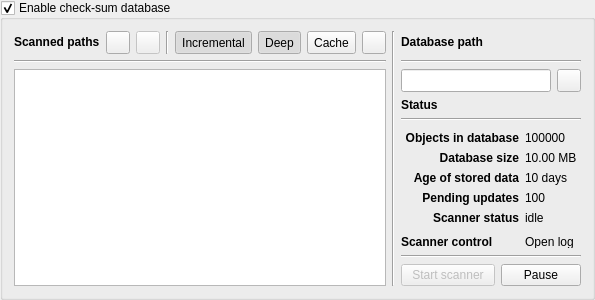
            <widget class="QGroupBox" name="groupBoxCheckSumDatabase">
             <property name="sizePolicy">
              <sizepolicy hsizetype="MinimumExpanding" vsizetype="MinimumExpanding">
               <horstretch>0</horstretch>
               <verstretch>0</verstretch>
              </sizepolicy>
             </property>
             <property name="title">
              <string>Enable check-sum database</string>
             </property>
             <property name="checkable">
              <bool>true</bool>
             </property>
             <layout class="QGridLayout" name="gridLayout_4">
              <item row="0" column="0">
               <layout class="QGridLayout" name="gridLayoutCheckSumDatabase" columnstretch="2,0,0,0,1,0">
                <item row="0" column="3" rowspan="10">
                 <widget class="Line" name="line_18">
                  <property name="orientation">
                   <enum>Qt::Vertical</enum>
                  </property>
                 </widget>
                </item>
                <item row="9" column="4" colspan="2">
                 <layout class="QHBoxLayout" name="horizontalLayout_8">
                  <item>
                   <widget class="QPushButton" name="pushButtonCheckSumDbScan">
                    <property name="enabled">
                     <bool>false</bool>
                    </property>
                    <property name="sizePolicy">
                     <sizepolicy hsizetype="MinimumExpanding" vsizetype="Fixed">
                      <horstretch>0</horstretch>
                      <verstretch>0</verstretch>
                     </sizepolicy>
                    </property>
                    <property name="toolTip">
                     <string>Start / stop scanner</string>
                    </property>
                    <property name="text">
                     <string>Start scanner</string>
                    </property>
                    <property name="icon">
                     <iconset resource="qmc2.qrc">
                      <normaloff>:/data/img/refresh.png</normaloff>:/data/img/refresh.png</iconset>
                    </property>
                    <property name="autoDefault">
                     <bool>false</bool>
                    </property>
                   </widget>
                  </item>
                  <item>
                   <widget class="QPushButton" name="pushButtonCheckSumDbPauseResumeScan">
                    <property name="toolTip">
                     <string>Pause / resume scanner</string>
                    </property>
                    <property name="text">
                     <string>Pause</string>
                    </property>
                    <property name="icon">
                     <iconset resource="qmc2.qrc">
                      <normaloff>:/data/img/time.png</normaloff>:/data/img/time.png</iconset>
                    </property>
                    <property name="autoDefault">
                     <bool>false</bool>
                    </property>
                   </widget>
                  </item>
                 </layout>
                </item>
                <item row="1" column="0" colspan="3">
                 <widget class="Line" name="line_16">
                  <property name="orientation">
                   <enum>Qt::Horizontal</enum>
                  </property>
                 </widget>
                </item>
                <item row="7" column="4">
                 <widget class="QLabel" name="labelCheckSumDbScannerControl">
                  <property name="text">
                   <string>&lt;html&gt;&lt;head/&gt;&lt;body&gt;&lt;p&gt;&lt;span style=&quot; font-weight:600;&quot;&gt;Scanner control&lt;/span&gt;&lt;/p&gt;&lt;/body&gt;&lt;/html&gt;</string>
                  </property>
                 </widget>
                </item>
                <item row="7" column="5">
                 <widget class="QToolButton" name="toolButtonCheckSumDbViewLog">
                  <property name="sizePolicy">
                   <sizepolicy hsizetype="Fixed" vsizetype="Ignored">
                    <horstretch>0</horstretch>
                    <verstretch>0</verstretch>
                   </sizepolicy>
                  </property>
                  <property name="toolTip">
                   <string>Open / close the scanner log window</string>
                  </property>
                  <property name="text">
                   <string>Open log</string>
                  </property>
                  <property name="toolButtonStyle">
                   <enum>Qt::ToolButtonTextOnly</enum>
                  </property>
                  <property name="autoRaise">
                   <bool>true</bool>
                  </property>
                 </widget>
                </item>
                <item row="8" column="4" colspan="2">
                 <widget class="Line" name="line_20">
                  <property name="orientation">
                   <enum>Qt::Horizontal</enum>
                  </property>
                 </widget>
                </item>
                <item row="6" column="4" colspan="2">
                 <widget class="QLabel" name="labelCheckSumDbStatusDisplay">
                  <property name="sizePolicy">
                   <sizepolicy hsizetype="Preferred" vsizetype="MinimumExpanding">
                    <horstretch>0</horstretch>
                    <verstretch>0</verstretch>
                   </sizepolicy>
                  </property>
                  <property name="toolTip">
                   <string>Database / scanner status</string>
                  </property>
                  <property name="text">
                   <string notr="true">&lt;center&gt;
&lt;table border=&quot;0&quot; cellpadding=&quot;2&quot; cellspacing=&quot;2&quot;&gt;
&lt;tr&gt;&lt;td valign=&quot;top&quot; align=&quot;right&quot;&gt;&lt;b&gt;Objects in database&lt;/b&gt;&lt;/td&gt;&lt;td valign=&quot;top&quot;&gt;100000&lt;/td&gt;&lt;/tr&gt;
&lt;tr&gt;&lt;td valign=&quot;top&quot; align=&quot;right&quot;&gt;&lt;b&gt;Database size&lt;/b&gt;&lt;/td&gt;&lt;td valign=&quot;top&quot;&gt;10.00 MB&lt;/td&gt;&lt;/tr&gt;
&lt;tr&gt;&lt;td valign=&quot;top&quot; align=&quot;right&quot;&gt;&lt;b&gt;Age of stored data&lt;/b&gt;&lt;/td&gt;&lt;td valign=&quot;top&quot;&gt;10 days&lt;/td&gt;&lt;/tr&gt;
&lt;tr&gt;&lt;td valign=&quot;top&quot; align=&quot;right&quot;&gt;&lt;b&gt;Pending updates&lt;/b&gt;&lt;/td&gt;&lt;td valign=&quot;top&quot;&gt;100&lt;/td&gt;&lt;/tr&gt;
&lt;tr&gt;&lt;td valign=&quot;top&quot; align=&quot;right&quot;&gt;&lt;b&gt;Scanner status&lt;/b&gt;&lt;/td&gt;&lt;td valign=&quot;top&quot;&gt;idle&lt;/td&gt;&lt;/tr&gt;
&lt;/table&gt;
&lt;/center&gt;</string>
                  </property>
                  <property name="alignment">
                   <set>Qt::AlignCenter</set>
                  </property>
                 </widget>
                </item>
                <item row="5" column="4" colspan="2">
                 <widget class="Line" name="line_19">
                  <property name="orientation">
                   <enum>Qt::Horizontal</enum>
                  </property>
                 </widget>
                </item>
                <item row="3" column="4" rowspan="2" colspan="2">
                 <widget class="QLabel" name="labelCheckSumDbStatus">
                  <property name="text">
                   <string>&lt;html&gt;&lt;head/&gt;&lt;body&gt;&lt;p&gt;&lt;span style=&quot; font-weight:600;&quot;&gt;Status&lt;/span&gt;&lt;/p&gt;&lt;/body&gt;&lt;/html&gt;</string>
                  </property>
                 </widget>
                </item>
                <item row="2" column="4" colspan="2">
                 <layout class="QHBoxLayout" name="horizontalLayout_3">
                  <item>
                   <widget class="QLineEdit" name="lineEditCheckSumDbDatabasePath">
                    <property name="sizePolicy">
                     <sizepolicy hsizetype="Expanding" vsizetype="Minimum">
                      <horstretch>0</horstretch>
                      <verstretch>0</verstretch>
                     </sizepolicy>
                    </property>
                    <property name="toolTip">
                     <string>Path to the check-sum database file</string>
                    </property>
                   </widget>
                  </item>
                  <item>
                   <widget class="QToolButton" name="toolButtonBrowseCheckSumDbDatabasePath">
                    <property name="sizePolicy">
                     <sizepolicy hsizetype="Fixed" vsizetype="Minimum">
                      <horstretch>0</horstretch>
                      <verstretch>0</verstretch>
                     </sizepolicy>
                    </property>
                    <property name="toolTip">
                     <string>Browse path to the check-sum database file</string>
                    </property>
                    <property name="icon">
                     <iconset resource="qmc2.qrc">
                      <normaloff>:/data/img/fileopen.png</normaloff>:/data/img/fileopen.png</iconset>
                    </property>
                   </widget>
                  </item>
                 </layout>
                </item>
                <item row="1" column="4" colspan="2">
                 <widget class="Line" name="line_17">
                  <property name="orientation">
                   <enum>Qt::Horizontal</enum>
                  </property>
                 </widget>
                </item>
                <item row="0" column="4" colspan="2">
                 <widget class="QLabel" name="labelCheckSumDbDatabasePath">
                  <property name="text">
                   <string>&lt;html&gt;&lt;head/&gt;&lt;body&gt;&lt;p&gt;&lt;span style=&quot; font-weight:600;&quot;&gt;Database path&lt;/span&gt;&lt;/p&gt;&lt;/body&gt;&lt;/html&gt;</string>
                  </property>
                 </widget>
                </item>
                <item row="0" column="0" colspan="3">
                 <layout class="QHBoxLayout" name="horizontalLayout">
                  <item>
                   <widget class="QLabel" name="labelCheckSumDbScannedPaths">
                    <property name="text">
                     <string>&lt;html&gt;&lt;head/&gt;&lt;body&gt;&lt;p&gt;&lt;span style=&quot; font-weight:600;&quot;&gt;Scanned paths&lt;/span&gt;&lt;/p&gt;&lt;/body&gt;&lt;/html&gt;</string>
                    </property>
                   </widget>
                  </item>
                  <item>
                   <spacer name="horizontalSpacer">
                    <property name="orientation">
                     <enum>Qt::Horizontal</enum>
                    </property>
                    <property name="sizeHint" stdset="0">
                     <size>
                      <width>0</width>
                      <height>20</height>
                     </size>
                    </property>
                   </spacer>
                  </item>
                  <item>
                   <widget class="QToolButton" name="toolButtonCheckSumDbAddPath">
                    <property name="toolTip">
                     <string>Add a path</string>
                    </property>
                    <property name="icon">
                     <iconset resource="qmc2.qrc">
                      <normaloff>:/data/img/plus.png</normaloff>:/data/img/plus.png</iconset>
                    </property>
                   </widget>
                  </item>
                  <item>
                   <widget class="QToolButton" name="toolButtonCheckSumDbRemovePath">
                    <property name="enabled">
                     <bool>false</bool>
                    </property>
                    <property name="toolTip">
                     <string>Remove selected paths</string>
                    </property>
                    <property name="icon">
                     <iconset resource="qmc2.qrc">
                      <normaloff>:/data/img/minus.png</normaloff>:/data/img/minus.png</iconset>
                    </property>
                   </widget>
                  </item>
                  <item>
                   <widget class="Line" name="line_22">
                    <property name="orientation">
                     <enum>Qt::Vertical</enum>
                    </property>
                   </widget>
                  </item>
                  <item>
                   <widget class="QToolButton" name="toolButtonCheckSumDbScanIncrementally">
                    <property name="sizePolicy">
                     <sizepolicy hsizetype="Fixed" vsizetype="Ignored">
                      <horstretch>0</horstretch>
                      <verstretch>0</verstretch>
                     </sizepolicy>
                    </property>
                    <property name="toolTip">
                     <string>If enabled, only files that were changed since / ignored in the last scan will be scanned again, updating the database - otherwise the database will be reinitialized</string>
                    </property>
                    <property name="text">
                     <string>Incremental</string>
                    </property>
                    <property name="checkable">
                     <bool>true</bool>
                    </property>
                    <property name="checked">
                     <bool>true</bool>
                    </property>
                   </widget>
                  </item>
                  <item>
                   <widget class="QToolButton" name="toolButtonCheckSumDbDeepScan">
                    <property name="sizePolicy">
                     <sizepolicy hsizetype="Fixed" vsizetype="Ignored">
                      <horstretch>0</horstretch>
                      <verstretch>0</verstretch>
                     </sizepolicy>
                    </property>
                    <property name="toolTip">
                     <string>If enabled, all scanned members of ZIP/7z archives will be uncompressed in order to recalculate their check-sums (recommended but slow) - otherwise it will be relied on the header check-sums (not recommended but fast)</string>
                    </property>
                    <property name="text">
                     <string>Deep</string>
                    </property>
                    <property name="checkable">
                     <bool>true</bool>
                    </property>
                    <property name="checked">
                     <bool>true</bool>
                    </property>
                   </widget>
                  </item>
                  <item>
                   <widget class="QToolButton" name="toolButtonCheckSumDbHashCache">
                    <property name="sizePolicy">
                     <sizepolicy hsizetype="Fixed" vsizetype="Ignored">
                      <horstretch>0</horstretch>
                      <verstretch>0</verstretch>
                     </sizepolicy>
                    </property>
                    <property name="toolTip">
                     <string>If enabled, scanned hashes are cached during the scan which will improve scanning speed enormously but will consume additional memory (about 35 MB per 100K scanned objects)</string>
                    </property>
                    <property name="text">
                     <string>Cache</string>
                    </property>
                    <property name="checkable">
                     <bool>true</bool>
                    </property>
                    <property name="checked">
                     <bool>false</bool>
                    </property>
                   </widget>
                  </item>
                  <item>
                   <widget class="QToolButton" name="toolButtonCheckSumDbLibArchive">
                    <property name="toolTip">
                     <string>Use libarchive instead of built-in decompressors</string>
                    </property>
                    <property name="icon">
                     <iconset resource="qmc2.qrc">
                      <normaloff>:/data/img/archive.png</normaloff>:/data/img/archive.png</iconset>
                    </property>
                    <property name="checkable">
                     <bool>true</bool>
                    </property>
                   </widget>
                  </item>
                 </layout>
                </item>
                <item row="2" column="0" rowspan="8" colspan="3">
                 <widget class="QListWidget" name="listWidgetCheckSumDbScannedPaths">
                  <property name="sizePolicy">
                   <sizepolicy hsizetype="Expanding" vsizetype="Ignored">
                    <horstretch>0</horstretch>
                    <verstretch>0</verstretch>
                   </sizepolicy>
                  </property>
                  <property name="contextMenuPolicy">
                   <enum>Qt::CustomContextMenu</enum>
                  </property>
                  <property name="toolTip">
                   <string>List of scanned paths</string>
                  </property>
                  <property name="dragDropMode">
                   <enum>QAbstractItemView::InternalMove</enum>
                  </property>
                  <property name="selectionMode">
                   <enum>QAbstractItemView::ExtendedSelection</enum>
                  </property>
                  <property name="textElideMode">
                   <enum>Qt::ElideMiddle</enum>
                  </property>
                 </widget>
                </item>
               </layout>
              </item>
             </layout>
            </widget>
